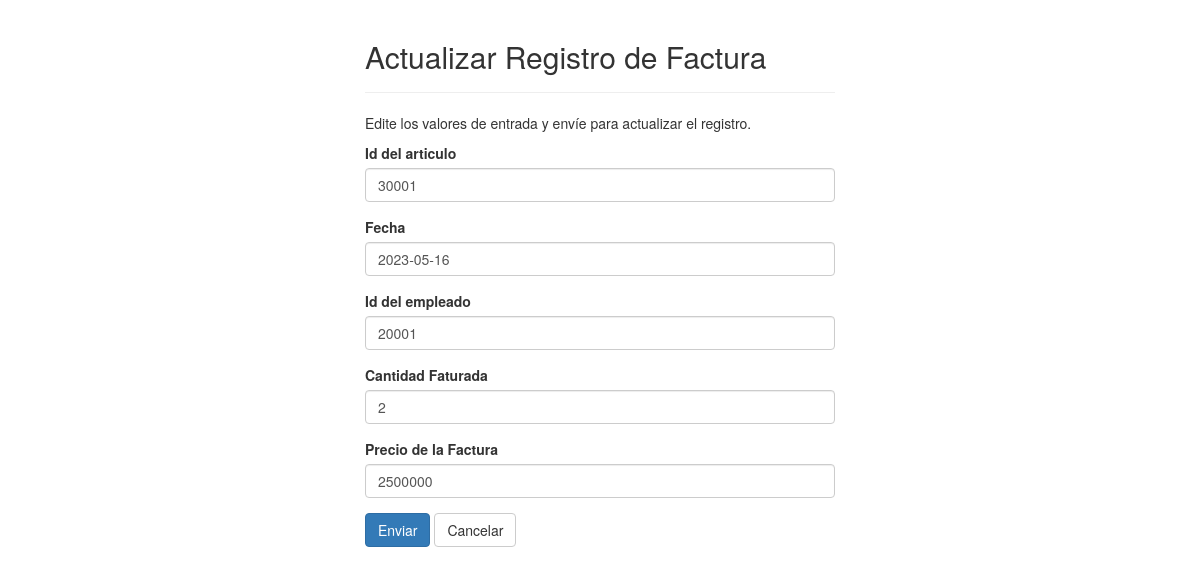
Page /BASE/factura/update.php?id_fact=80001 on the committed database.
### tables this page shows
CREATE TABLE `factura` (
  `id_fact` int(11) NOT NULL,
  `id_art` int(11) NOT NULL,
  `fecha_fact` date NOT NULL,
  `id_emp` int(11) NOT NULL,
  `cantidad` int(11) DEFAULT NULL,
  `precio_fac` int(11) DEFAULT NULL
);

### BASE/factura/update.php (the view, shortened to what this page needs)
<?php
require_once "config.php";
$articulo = $fecha = $empleado = $cantidad =  $precio = "";
$articulo_err = $fecha_err = $empleado_err = $cantidad_err = $precio_err = "";
if(isset($_POST["id_fact"]) && !empty($_POST["id_fact"])){
    $id = $_POST["id_fact"];
    $input_articulo = trim($_POST["articulo"]);
    if(empty($input_articulo)){
        $articulo_err = "Por favor ingrese el id del articulo.";
    } else{
        $articulo = $input_articulo;
    }
    $input_fecha = trim($_POST["fecha"]);
    if(empty($input_fecha)){
        $fecha_err = "Por favor ingrese la fecha.";
    } else{
        $fecha = $input_fecha;
    }
    $input_empleado  = trim($_POST["empleado"]);
    if(empty($input_empleado)){
        $empleado_err = "Por favor ingrese el id del empleado.";
    } else{
        $empleado = $input_empleado;
    }
    $input_cantidad  = trim($_POST["cantidad"]);
    if(empty($input_cantidad)){
        $cantidad_err = "Por favor ingrese la cantidad.";
    } else{
        $cantidad = $input_cantidad;
    }
    $input_precio  = trim($_POST["precio"]);
    if(empty($input_precio)){
        $precio_err = "Por favor el precio total.";
    } else{
        $precio = $input_precio;
    }
    if(empty($articulo_err) && empty($fecha_err) && empty($empleado_err) && empty($cantidad_err) && empty($precio_err) ){
        $sql = "UPDATE factura SET id_art=?, fecha_fact=?, id_emp=?, cantidad=?, precio_fac=? WHERE id_fact=?";
        if($stmt = mysqli_prepare($link, $sql)){
            mysqli_stmt_bind_param($stmt, "ssssss", $param_articulo, $param_fecha, $param_empleado, $param_cantidad,  $param_precio, $param_id);
            $param_articulo= $articulo;
            $param_fecha = $fecha;
            $param_empleado = $empleado;
            $param_cantidad = $cantidad;
            $param_precio = $precio;
            $param_id = $id;
            if(mysqli_stmt_execute($stmt)){
                header("location: index.php");
                exit();
            } else{
                echo "Something went wrong. Please try again later.";
            }
        }
        mysqli_stmt_close($stmt);
    }
    mysqli_close($link);
} else{
    if(isset($_GET["id_fact"]) && !empty(trim($_GET["id_fact"]))){
        $sql = "SELECT * FROM factura WHERE id_fact= ?";
        if($stmt = mysqli_prepare($link, $sql)){
            mysqli_stmt_bind_param($stmt, "i", $param_id);
            if(mysqli_stmt_execute($stmt)){
                $result = mysqli_stmt_get_result($stmt);
                if(mysqli_num_rows($result) == 1){
                    $row = mysqli_fetch_array($result, MYSQLI_ASSOC);
                    $articulo = $row["id_art"];
                    $fecha = $row["fecha_fact"];
                    $empleado = $row["id_emp"];
                    $cantidad = $row["cantidad"];
                    $precio = $row["precio_fac"];
                } else{
                    header("location: error.php");
                    exit();
                }
            } else{
                echo "Oops! Something went wrong. Please try again later.";
            }
        }
    }  else{
        header("location: error.php");
        exit();
    }
}
?>
<!DOCTYPE html>
<html lang="en">
<head>
    <link rel="stylesheet" href="https://maxcdn.bootstrapcdn.com/bootstrap/3.3.7/css/bootstrap.css">
</head>
<body>
    <div class="wrapper">
        <div class="container-fluid">
            <div class="row">
                <div class="col-md-12">
                    <div class="page-header">
                        <h2>Actualizar Registro de Factura</h2>
                    </div>
                    <p>Edite los valores de entrada y envíe para actualizar el registro.</p>
                    <form action="<?php echo htmlspecialchars(basename($_SERVER['REQUEST_URI'])); ?>" method="post">
                        <div class="form-group <?php echo (!empty($articulo_err)) ? 'has-error' : ''; ?>">
                            <label>Id del articulo</label>
                            <input type="text" name="articulo" class="form-control" value="<?php echo $articulo; ?>">
                        </div>
                        <div class="form-group <?php echo (!empty($fecha_err)) ? 'has-error' : ''; ?>">
                            <label>Fecha</label>
                            <input type="text" name="fecha" class="form-control" value="<?php echo $fecha; ?>">
                        </div>
                        <div class="form-group <?php echo (!empty($empleado_err)) ? 'has-error' : ''; ?>">
                            <label>Id del empleado</label>
                            <input type="text" name="empleado" class="form-control" value="<?php echo $empleado; ?>">
                        </div>
                        <div class="form-group <?php echo (!empty($cantidad_err)) ? 'has-error' : ''; ?>">
                            <label>Cantidad Faturada</label>
                            <input type="text" name="cantidad" class="form-control" value="<?php echo $cantidad; ?>">
                        </div>
                        <div class="form-group <?php echo (!empty($precio_err)) ? 'has-error' : ''; ?>">
                            <label>Precio de la Factura</label>
                            <input type="text" name="precio" class="form-control" value="<?php echo $precio; ?>">
                        </div>
                        <input type="submit" class="btn btn-primary" value="Enviar">
                        <a href="index.php" class="btn btn-default">Cancelar</a>
                    </form>
                </div>
            </div>
        </div>
    </div>
</body>
</html>

### BASE/factura/update.php (style rules this page uses)
.wrapper { width: 500px; margin: 0 auto; }

### rows in the picture
factura: articulo "30001", fecha "2023-05-16", empleado "20001", cantidad "2", precio "2500000"
